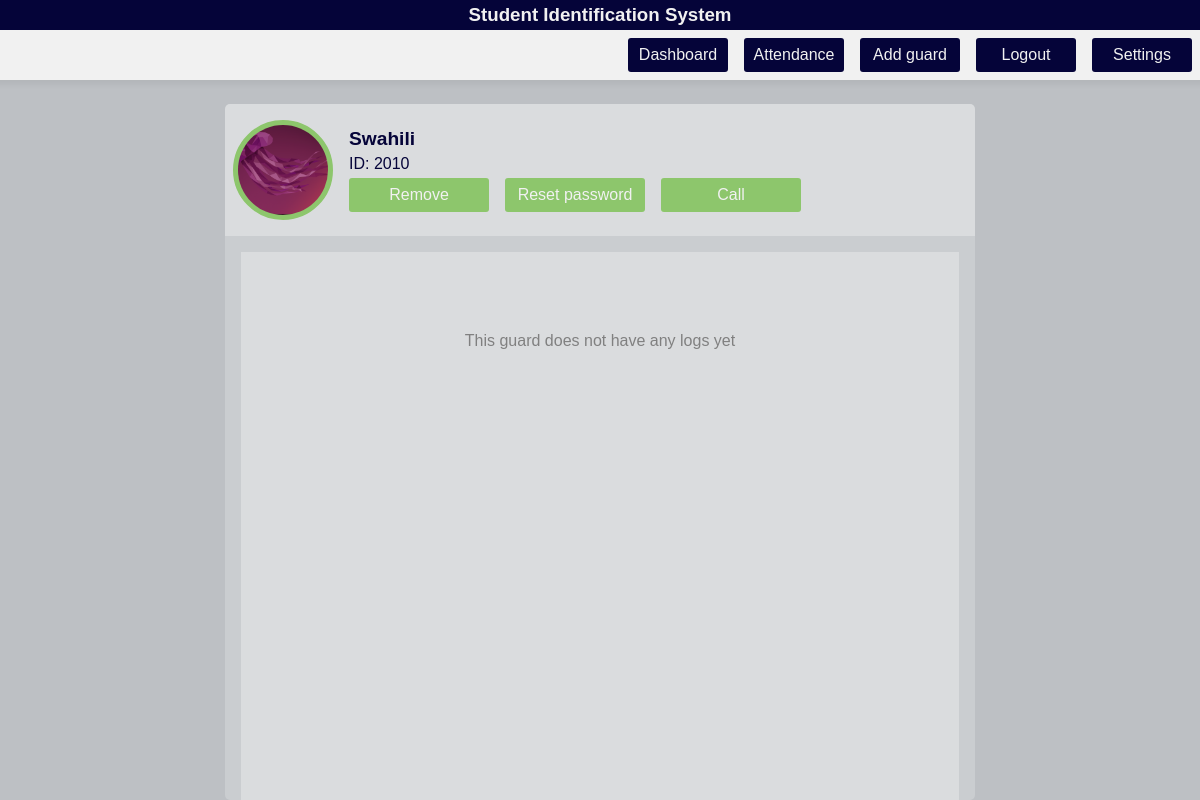
The page /user/admin/guard.php?id=2010 (signed in) on the database its author committed.
### tables this page shows
CREATE TABLE `guards` (
  `guard_id` varchar(50) NOT NULL,
  `name` varchar(50) NOT NULL,
  `password` varchar(255) NOT NULL,
  `phone` varchar(13) NOT NULL,
  `profile_picture` varchar(255) NOT NULL,
  `otp` tinyint(1) NOT NULL DEFAULT 1,
  `time` timestamp NULL DEFAULT NULL ON UPDATE current_timestamp()
);

### user/admin/guard.php (the view, shortened to what this page needs)
<!DOCTYPE html>
<html lang="en">
<head>
    <link rel="stylesheet" href="../../styles/styles.min.css">
</head>
<body>
    <?php require('./navbar.php'); ?>
    <main id="guard">
        <div class="container">
            <div id="guard_info_container">
                <div id="head">
                    <div class="image-container">
                        <img src="../../store/guards_photos/<?php echo $guard['profile_picture']; ?>" alt="guard profile picture">
                    </div>
                    <div class="guard-control">
                        <span class="name"><?php echo $guard['name']; ?></span>
                        <span class="id">ID: <?php echo $guard['guard_id']; ?></span>
                        <ul class="buttons">
                            <li><a id="deleteGuardBtn">Remove</a></li>
                            <li><a id="resetPasswordBtn">Reset password</a></li>
                            <li><a href="tel: <?php echo $guard['phone']; ?>">Call</a></li>
                        </ul>
                    </div>
                </div>
                <div id="body" class="hide-scrollbar">
                    <?php if($noOfLogs === 0 ){ ?>
                        <div class="empty">
                            <span>This guard does not have any logs yet</span>
                        </div>
                    <?php } ?>
                </div>
            </div>
        </div>
    </main>
</body>
</html>

### rows shown on the page
guards: profile_picture (picture), name "Swahili", guard_id "2010"
